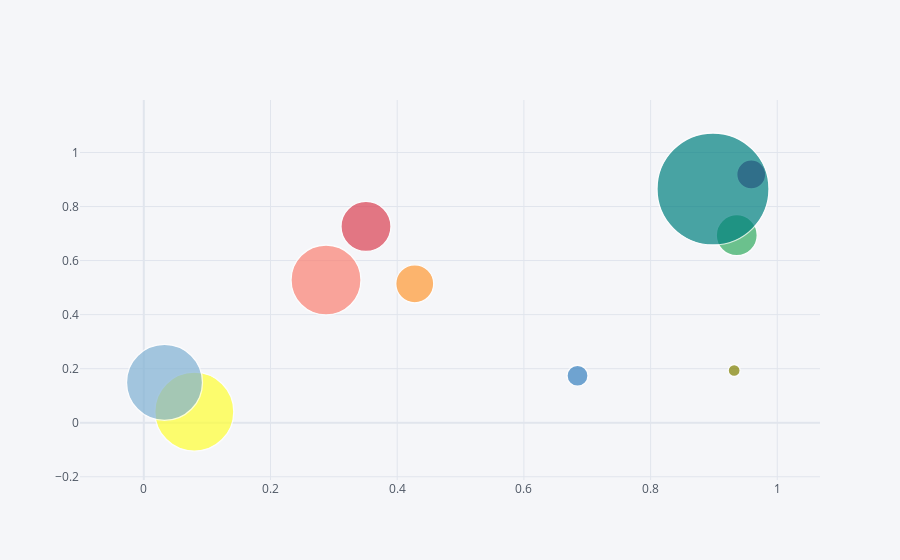

The notebook cell this image was saved under:
### Code cell
df4.iplot(kind='bubble',x='a',y='b',size='c')

### Figure 1 — Plotly figure (JSON) as saved in the notebook; plotly's stock layout.template omitted (floating-point values rounded to 4 significant figures)
{"data": [{"marker": {"color": ["rgb(255, 153, 51)", "rgb(55, 128, 191)", "rgb(50, 171, 96)", "rgb(128, 0, 128)", "rgb(219, 64, 82)", "rgb(0, 128, 128)", "rgb(255, 255, 51)", "rgb(128, 128, 0)", "rgb(251, 128, 114)", "rgb(128, 177, 211)"], "line": {"width": 1.3}, "size": [38, 21, 41, 29, 50, 112, 79, 12, 70, 76], "symbol": "circle"}, "mode": "markers", "text": "", "type": "scatter", "x": [0.4277, 0.6847, 0.936, 0.9589, 0.3507, 0.8985, 0.07972, 0.932, 0.2876, 0.03267], "y": [0.5141, 0.1739, 0.6938, 0.9187, 0.7262, 0.8648, 0.0411, 0.1933, 0.5282, 0.1492]}], "layout": {"legend": {"bgcolor": "#F5F6F9", "font": {"color": "#4D5663"}}, "paper_bgcolor": "#F5F6F9", "plot_bgcolor": "#F5F6F9", "title": {"font": {"color": "#4D5663"}}, "xaxis": {"gridcolor": "#E1E5ED", "showgrid": true, "tickfont": {"color": "#4D5663"}, "title": {"font": {"color": "#4D5663"}, "text": ""}, "zerolinecolor": "#E1E5ED"}, "yaxis": {"gridcolor": "#E1E5ED", "showgrid": true, "tickfont": {"color": "#4D5663"}, "title": {"font": {"color": "#4D5663"}, "text": ""}, "zerolinecolor": "#E1E5ED"}}}
